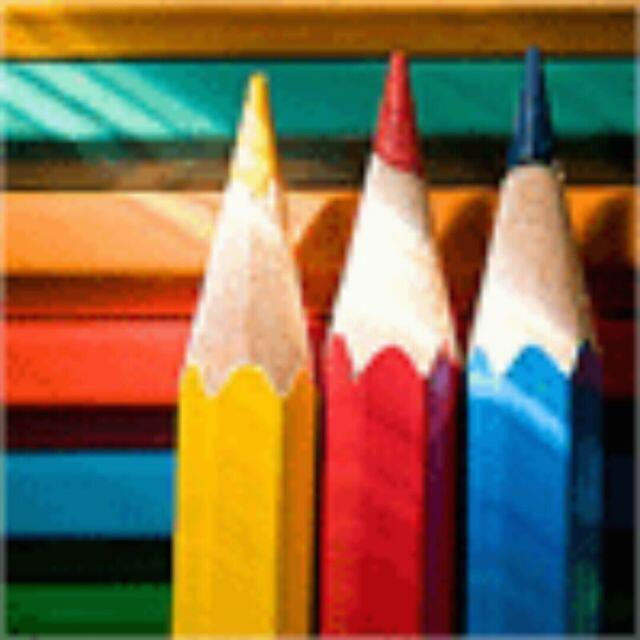
#> input picture DongLin_Pic1.jpg, 640 x 640 px
$ python -i DongLin_home.py   (imports and definitions only)
#> lines starting #> are read from the running program, lines starting #| are printed output that depends on the picture
#> further down, picture is the input picture: PIL image 640x640 RGB; mean R, G, B 129.1, 105, 74.9
"""我的主页"""
# 导入需要的库
import streamlit as st
from PIL import Image, ImageFilter, ImageOps, ImageDraw, ImageFont
import webbrowser

# 使用streamlit库中所有功能几乎都以组件的形式调用
# [1 line that did not run here, left out]

# 定义每一页的函数
# [56 lines left out: functions page1, page2, page3, page4, not called in this run]

# 滤镜
filters = {
    "模糊滤镜": ImageFilter.BLUR,
    "轮廓滤镜": ImageFilter.CONTOUR,
    "边缘增强滤镜": ImageFilter.EDGE_ENHANCE,
    "浮雕滤镜": ImageFilter.EMBOSS,
    "锐化滤镜": ImageFilter.SHARPEN,
    "平滑滤镜": ImageFilter.SMOOTH,
}

# [80 lines left out: functions page5, page6, not called in this run]


def page7():  # 我的留言区
    textInput_result = st.text_area(label='留言区 可以输入文本内容, 但目前没什么用处:)', value="")

# [10 lines left out: function img_change, not called in this run]

def to_sketch(img):
    width,height = img.size
#> width = 640; height = 640
    # 转灰度图
    img_gray = img.convert("L")
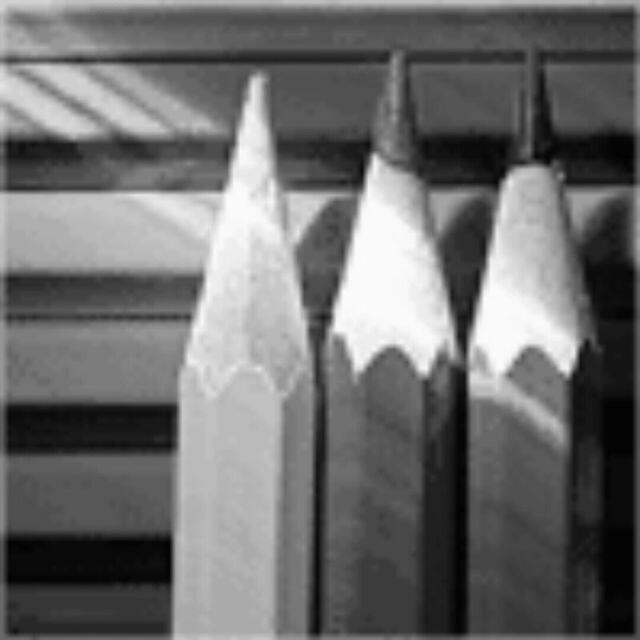
#> img_gray: PIL image 640x640 L; min 0, max 254, mean 108.8
    # 反色
    img_invert = ImageOps.invert(img_gray)
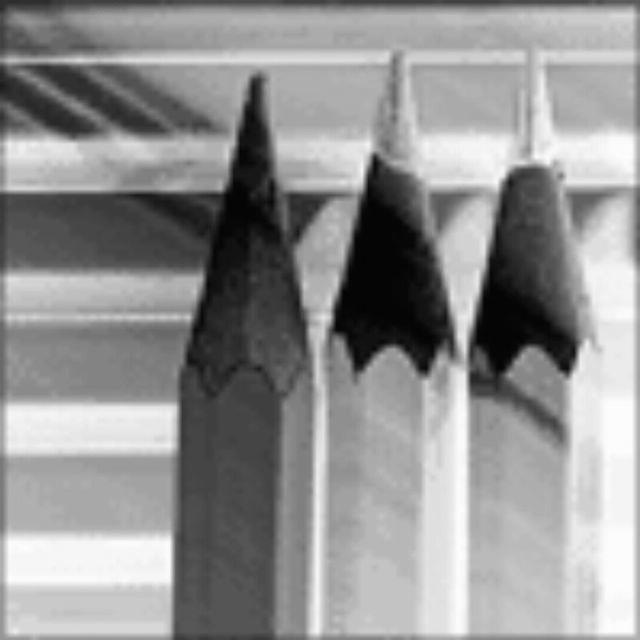
#> img_invert: PIL image 640x640 L; min 1, max 255, mean 146.2
    # 高斯模糊
    img_gaussian = img_invert.filter(ImageFilter.GaussianBlur(5))
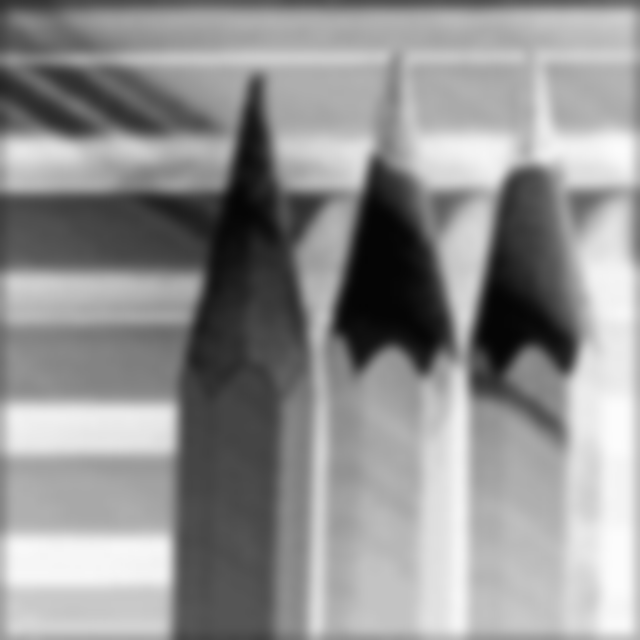
#> img_gaussian: PIL image 640x640 L; min 4, max 252, mean 146.1
    # 颜色减淡
    for x in range(width):
        for y in range(height):
            pos = (x,y)
            # 获取灰度图与高斯图的像素值
            A = img_gray.getpixel(pos)
            B = img_gaussian.getpixel(pos)
            # 颜色减淡公式
            img_gray.putpixel(pos,min(int(A+A*B/(255-B+1)),255))  # 手动防止除以零
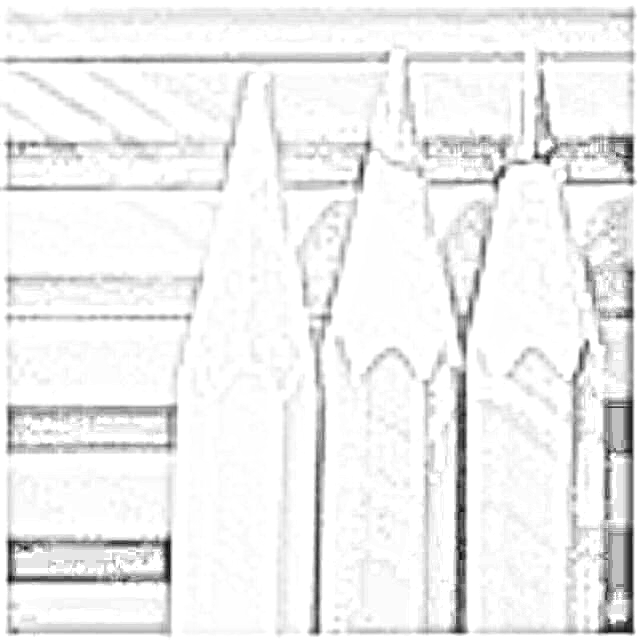
#> img_gray: PIL image 640x640 L; min 0, max 255, mean 239.1
    return img_gray

# [21 lines left out: function to_char, not called in this run]

# 判断用户点击的是哪个页, 并进行跳转
# [14 lines not run here, left out]

>>> from PIL import Image
>>> picture = Image.open('../DongLin_Pic1.jpg')
>>> result = to_sketch(picture)
